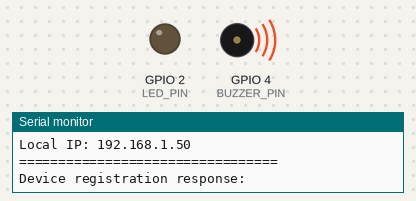
Bench run of a sketch on a simulated ESP32. Parts: output pins drawn as LEDs (lit = HIGH), buzzer (waves = sounding), the last lines printed to the serial monitor. WiFi joins after 1.5 s; servers stay silent unless stated; uploads are accepted with an empty reply.

Above: at 4.0 s.
At 4.4 s:
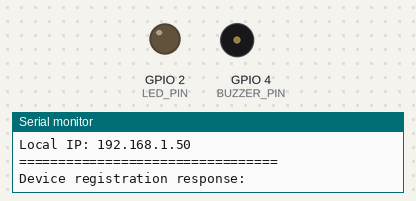
At 120.25 s:
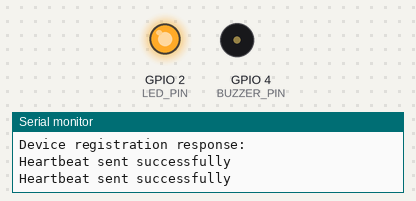
Timing chart, 0 to 121.8 s (numbered marks = the images above):
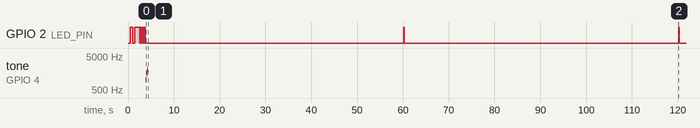

Measured:
- by itself, GPIO 2 (LED_PIN): HIGH → LOW at 1.0 s, → HIGH 0.50 s later, → LOW 1.0 s later, → HIGH 0.20 s later, … (13 changes in this stretch)
- by itself, tone on GPIO 4 (BUZZER_PIN): plays 1000 Hz for 0.10 s, 1500 Hz for 0.10 s, 2000 Hz for 0.10 s

The sketch:

esp32_firmware.ino
```cpp
/*
 * PharmaBot ESP32 Firmware
 *
 * This Arduino sketch enables ESP32 to work with the PharmaBot system.
 * Features:
 * - WiFi connectivity
 * - HTTP server for receiving commands
 * - LED/Buzzer for medication reminders
 * - Servo motor for dispensing (optional)
 * - Automatic heartbeat to server
 */

#include <WiFi.h>
#include <WebServer.h>
#include <ArduinoJson.h>
#include <HTTPClient.h>

// WiFi Configuration
const char* ssid = "YOUR_WIFI_SSID";
const char* password = "YOUR_WIFI_PASSWORD";

// PharmaBot Server Configuration
const char* serverUrl = "http://YOUR_SERVER_IP:7878";
String deviceId = "";  // Will be set to MAC address

// Hardware Pins
const int LED_PIN = 2;           // Built-in LED
const int BUZZER_PIN = 4;        // Buzzer for alerts
const int SERVO_PIN = 5;         // Servo for dispensing (optional)

// Web Server
WebServer server(80);

// Timing
unsigned long lastHeartbeat = 0;
const unsigned long heartbeatInterval = 60000;  // 1 minute

void setup() {
  Serial.begin(115200);

  // Initialize hardware
  pinMode(LED_PIN, OUTPUT);
  pinMode(BUZZER_PIN, OUTPUT);
  digitalWrite(LED_PIN, LOW);
  digitalWrite(BUZZER_PIN, LOW);

  // Get Device ID from MAC address
  deviceId = "ESP32-" + WiFi.macAddress();
  deviceId.replace(":", "");

  Serial.println("\n=================================");
  Serial.println("PharmaBot ESP32 Firmware v1.0");
  Serial.println("=================================");
  Serial.println("Device ID: " + deviceId);

  // Connect to WiFi
  connectWiFi();

  // Setup HTTP server routes
  server.on("/notify", HTTP_POST, handleNotification);
  server.on("/dispense", HTTP_POST, handleDispense);
  server.on("/status", HTTP_GET, handleStatus);
  server.onNotFound(handleNotFound);

  server.begin();
  Serial.println("HTTP server started on port 80");
  Serial.println("Local IP: " + WiFi.localIP().toString());
  Serial.println("=================================\n");

  // Send initial registration
  registerDevice();

  // Startup animation
  startupAnimation();
}

void loop() {
  // Handle HTTP requests
  server.handleClient();

  // Send periodic heartbeat
  unsigned long currentMillis = millis();
  if (currentMillis - lastHeartbeat >= heartbeatInterval) {
    sendHeartbeat();
    lastHeartbeat = currentMillis;
  }

  // Check WiFi connection
  if (WiFi.status() != WL_CONNECTED) {
    Serial.println("WiFi disconnected! Reconnecting...");
    connectWiFi();
  }
}

void connectWiFi() {
  Serial.print("Connecting to WiFi: ");
  Serial.println(ssid);

  WiFi.mode(WIFI_STA);
  WiFi.begin(ssid, password);

  int attempts = 0;
  while (WiFi.status() != WL_CONNECTED && attempts < 30) {
    delay(500);
    Serial.print(".");
    digitalWrite(LED_PIN, !digitalRead(LED_PIN));  // Blink LED
    attempts++;
  }

  if (WiFi.status() == WL_CONNECTED) {
    Serial.println("\nWiFi connected!");
    Serial.print("IP address: ");
    Serial.println(WiFi.localIP());
    digitalWrite(LED_PIN, HIGH);
    delay(1000);
    digitalWrite(LED_PIN, LOW);
  } else {
    Serial.println("\nWiFi connection failed!");
  }
}

void registerDevice() {
  if (WiFi.status() != WL_CONNECTED) return;

  HTTPClient http;
  String url = String(serverUrl) + "/api/device/register";

  http.begin(url);
  http.addHeader("Content-Type", "application/json");

  StaticJsonDocument<256> doc;
  doc["device_id"] = deviceId;
  doc["device_name"] = "ESP32 Dispenser";
  doc["ip_address"] = WiFi.localIP().toString();

  String jsonString;
  serializeJson(doc, jsonString);

  int httpCode = http.POST(jsonString);

  if (httpCode > 0) {
    String response = http.getString();
    Serial.println("Device registration response: " + response);
  } else {
    Serial.println("Device registration failed: " + String(httpCode));
  }

  http.end();
}

void sendHeartbeat() {
  if (WiFi.status() != WL_CONNECTED) return;

  HTTPClient http;
  String url = String(serverUrl) + "/api/device/" + deviceId + "/status";

  http.begin(url);
  http.addHeader("Content-Type", "application/json");

  StaticJsonDocument<128> doc;
  doc["ip_address"] = WiFi.localIP().toString();

  String jsonString;
  serializeJson(doc, jsonString);

  int httpCode = http.POST(jsonString);

  if (httpCode == 200) {
    Serial.println("Heartbeat sent successfully");
    blinkLED(1, 100);
  } else {
    Serial.println("Heartbeat failed: " + String(httpCode));
  }

  http.end();
}

void handleNotification() {
  if (server.hasArg("plain")) {
    String body = server.arg("plain");
    Serial.println("Notification received:");
    Serial.println(body);

    StaticJsonDocument<512> doc;
    DeserializationError error = deserializeJson(doc, body);

    if (!error) {
      String medicine = doc["medicine"];
      String dosage = doc["dosage"];
      String instructions = doc["instructions"];

      Serial.println("Medicine: " + medicine);
      Serial.println("Dosage: " + dosage);
      Serial.println("Instructions: " + instructions);

      // Play notification
      playAlert();

      server.send(200, "application/json", "{\"success\":true,\"message\":\"Notification received\"}");
    } else {
      server.send(400, "application/json", "{\"success\":false,\"error\":\"Invalid JSON\"}");
    }
  } else {
    server.send(400, "application/json", "{\"success\":false,\"error\":\"No data\"}");
  }
}

void handleDispense() {
  if (server.hasArg("plain")) {
    String body = server.arg("plain");
    Serial.println("Dispense command received:");
    Serial.println(body);

    StaticJsonDocument<256> doc;
    DeserializationError error = deserializeJson(doc, body);

    if (!error) {
      int compartment = doc["compartment"];
      String medicine = doc["medicine"];

      Serial.println("Dispensing from compartment " + String(compartment));
      Serial.println("Medicine: " + medicine);

      // Dispense medicine (implement your dispenser logic here)
      dispenseMedicine(compartment);

      server.send(200, "application/json", "{\"success\":true,\"message\":\"Medicine dispensed\"}");
    } else {
      server.send(400, "application/json", "{\"success\":false,\"error\":\"Invalid JSON\"}");
    }
  } else {
    server.send(400, "application/json", "{\"success\":false,\"error\":\"No data\"}");
  }
}

void handleStatus() {
  StaticJsonDocument<256> doc;
  doc["device_id"] = deviceId;
  doc["status"] = "online";
  doc["ip_address"] = WiFi.localIP().toString();
  doc["uptime"] = millis() / 1000;
  doc["wifi_rssi"] = WiFi.RSSI();

  String jsonString;
  serializeJson(doc, jsonString);

  server.send(200, "application/json", jsonString);
}

void handleNotFound() {
  server.send(404, "text/plain", "Not Found");
}

void playAlert() {
  // Visual alert (LED blinks)
  for (int i = 0; i < 5; i++) {
    digitalWrite(LED_PIN, HIGH);
    delay(200);
    digitalWrite(LED_PIN, LOW);
    delay(200);
  }

  // Audio alert (buzzer beeps)
  for (int i = 0; i < 3; i++) {
    tone(BUZZER_PIN, 1000, 200);  // 1kHz for 200ms
    delay(300);
  }
}

void dispenseMedicine(int compartment) {
  Serial.println("Dispensing from compartment " + String(compartment));

  // Example: Blink LED pattern for dispensing
  for (int i = 0; i < 10; i++) {
    digitalWrite(LED_PIN, HIGH);
    delay(100);
    digitalWrite(LED_PIN, LOW);
    delay(100);
  }

  // TODO: Implement actual servo motor control for dispenser
  // Example:
  // myServo.write(90);  // Open compartment
  // delay(2000);
  // myServo.write(0);   // Close compartment

  Serial.println("Dispense complete!");
}

void blinkLED(int times, int delayMs) {
  for (int i = 0; i < times; i++) {
    digitalWrite(LED_PIN, HIGH);
    delay(delayMs);
    digitalWrite(LED_PIN, LOW);
    delay(delayMs);
  }
}

void startupAnimation() {
  // Blink LED 3 times
  blinkLED(3, 200);

  // Play startup tone
  tone(BUZZER_PIN, 1000, 100);
  delay(150);
  tone(BUZZER_PIN, 1500, 100);
  delay(150);
  tone(BUZZER_PIN, 2000, 100);
}

/*
 * Installation Instructions:
 *
 * 1. Install Arduino IDE
 * 2. Install ESP32 board support:
 *    - File -> Preferences -> Additional Boards Manager URLs
 *    - Add: https://dl.espressif.com/dl/package_esp32_index.json
 * 3. Install required libraries:
 *    - ArduinoJson (by Benoit Blanchon)
 * 4. Update WiFi credentials (ssid and password)
 * 5. Update serverUrl with your PharmaBot server IP
 * 6. Select board: ESP32 Dev Module
 * 7. Upload to ESP32
 * 8. Open Serial Monitor (115200 baud) to see device ID
 * 9. Register device in PharmaBot web interface
 */
```
